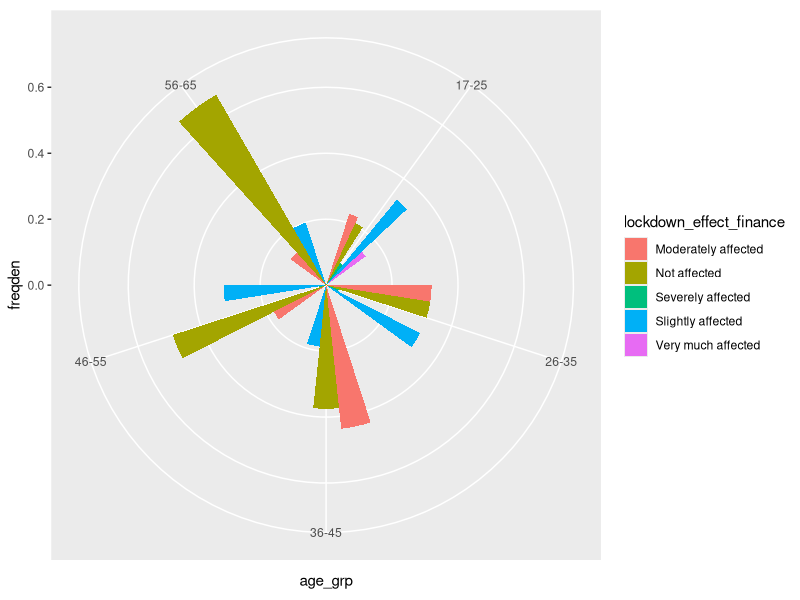

Write the R code that produced this figure.
library(dplyr)
library(stringr)
library(ggplot2)

df1 <- read.csv("data2.csv",as.is = c(1:5),na.strings = '')


df2 <- df1[-1]
glimpse(df2)
summary(df2)
head(df2)
apply(df2,2,table)

vec1 <- c("age","gender","location","profession","income_per_month","covid_affected","vaccinated_no_of_doses",
          "lockdown_effect_finance","lockdown_effect_physically","lockdown_effect_mentally",
          "comorbidity","exercise_freq","view_on_exercise","traveling_freq_work",
          "traveling_freq_emergency","traveling_freq_vacation","covid_precautions",
          "covid_effect_on_work","profession_change","focus_on_physical_health",
          "focus_on_mental_health","focus_on_finance")
ncol(df2)
colnames(df2) <- vec1
glimpse(df2)
df2$age <- as.integer(df2$age)
table(df2$age)


df3 <- df2%>%
  mutate_at(c(3,4),tolower)
glimpse(df3)
mapply(levels,df3)



levels(df3$vaccinated_no_of_doses) <- c(0,2,1)

table(df3$location)
table(df3$profession)
glimpse(df3)
table(df3$covid_affected)
df3$covid_affected1 = df3$covid_affected
levels(df3$covid_affected1) <- c(0,0,NA,1)
df3$covid_affected1


df3$profession1 <- df3$profession

table(df3$profession1)


summary(df3$age)
df3$profession1[which(str_detect(df3$profession1,c("student|nursing|studying")))] = "student"
df3$profession1[which(str_detect(df3$profession1,c("home|house|retired|retd|graduate|no")))] = "unemployed"
df3$profession1[which(str_detect(df3$profession1,c("student|unemployed"),negate = T))] = "employed" 
table(df3$profession1)

df3 <- df3[complete.cases(df3$age),]

age_gr1 <- 17:25
age_gr2 <- 26:35
age_gr3 <- 36:45
age_gr4 <- 46:55
age_gr5 <- 56:65

group_div <- function(x){
  if(x %in% age_gr1){
    paste0("17-25")
  }else if(x %in% age_gr2){
    paste0("26-35")
  }else if(x %in% age_gr3){
    paste0("36-45")
  }else if(x %in% age_gr4){
    paste0("46-55")
  }else if(is.na(x)){
    print(NA)
  }else{
    "56-65"
  }    
}
df3$age_grp <- sapply(df3$age,group_div)

            
            
            
            
##################Q1
#age-wise effect of lockdown financially

age_count <- df3 %>% 
  group_by(age_grp) %>% 
  summarise(count= n())

age_count

df_age <- df3 %>% 
  group_by(age_grp,lockdown_effect_finance) %>% 
  summarise(count = n())
df_age

tab <- data.frame(table(df_age$age_grp))
tab

df_age$total <- rep(age_count$count,times=tab$Freq)
df_age$freqden <- df_age$count/df_age$total
names(df3)
df3$lockdown_effect_finance


ggplot(data=df_age ,aes(x= age_grp,y= freqden ,fill= lockdown_effect_finance ))+
  geom_bar(position="dodge",stat="identity",width =0.5)+coord_polar()
  labs(y="Count",x="Age group",title="Effect of Lockdown Financially",
       fill= "Effect of lockdown Financially", subtitle = "Age wise",fill="Frequency density")
